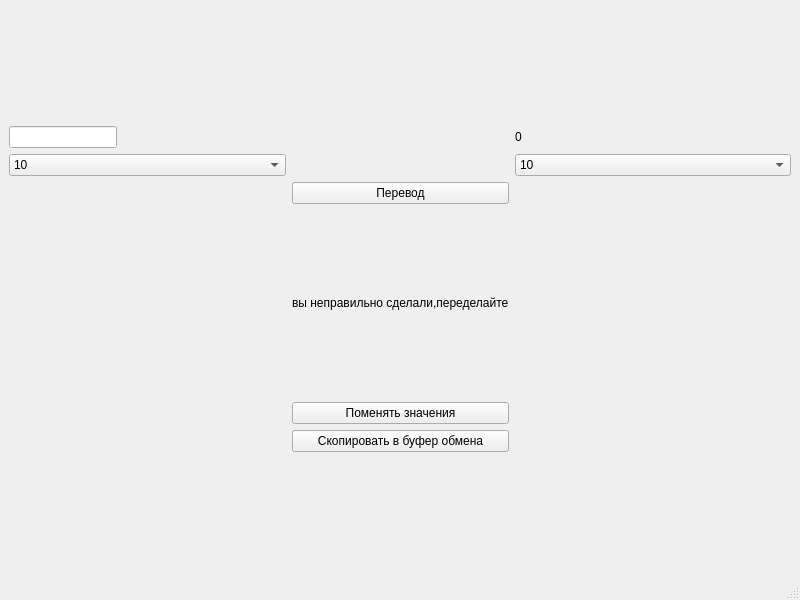
<?xml version="1.0" encoding="UTF-8"?>
<ui version="4.0">
 <class>MainWindow</class>
 <widget class="QMainWindow" name="MainWindow">
  <property name="geometry">
   <rect>
    <x>0</x>
    <y>0</y>
    <width>800</width>
    <height>600</height>
   </rect>
  </property>
  <property name="windowTitle">
   <string>MainWindow</string>
  </property>
  <widget class="QWidget" name="centralwidget">
   <layout class="QGridLayout" name="gridLayout">
    <item row="1" column="2">
     <widget class="QLabel" name="outputLabel">
      <property name="sizePolicy">
       <sizepolicy hsizetype="Minimum" vsizetype="Preferred">
        <horstretch>0</horstretch>
        <verstretch>0</verstretch>
       </sizepolicy>
      </property>
      <property name="text">
       <string>0</string>
      </property>
     </widget>
    </item>
    <item row="4" column="2">
     <spacer name="horizontalSpacer_3">
      <property name="orientation">
       <enum>Qt::Horizontal</enum>
      </property>
      <property name="sizeHint" stdset="0">
       <size>
        <width>250</width>
        <height>10</height>
       </size>
      </property>
     </spacer>
    </item>
    <item row="0" column="1">
     <spacer name="verticalSpacer">
      <property name="orientation">
       <enum>Qt::Vertical</enum>
      </property>
      <property name="sizeType">
       <enum>QSizePolicy::Minimum</enum>
      </property>
      <property name="sizeHint" stdset="0">
       <size>
        <width>20</width>
        <height>117</height>
       </size>
      </property>
     </spacer>
    </item>
    <item row="1" column="0">
     <widget class="QLineEdit" name="inputEdit">
      <property name="sizePolicy">
       <sizepolicy hsizetype="Maximum" vsizetype="Fixed">
        <horstretch>0</horstretch>
        <verstretch>0</verstretch>
       </sizepolicy>
      </property>
     </widget>
    </item>
    <item row="1" column="1">
     <spacer name="horizontalSpacer">
      <property name="orientation">
       <enum>Qt::Horizontal</enum>
      </property>
      <property name="sizeType">
       <enum>QSizePolicy::Maximum</enum>
      </property>
      <property name="sizeHint" stdset="0">
       <size>
        <width>40</width>
        <height>20</height>
       </size>
      </property>
     </spacer>
    </item>
    <item row="4" column="1">
     <widget class="QLabel" name="errorLabel">
      <property name="sizePolicy">
       <sizepolicy hsizetype="Preferred" vsizetype="Minimum">
        <horstretch>0</horstretch>
        <verstretch>0</verstretch>
       </sizepolicy>
      </property>
      <property name="text">
       <string>вы неправильно сделали,переделайте</string>
      </property>
     </widget>
    </item>
    <item row="6" column="1">
     <widget class="QPushButton" name="bufferButton">
      <property name="text">
       <string>Скопировать в буфер обмена</string>
      </property>
     </widget>
    </item>
    <item row="7" column="1">
     <spacer name="verticalSpacer_2">
      <property name="orientation">
       <enum>Qt::Vertical</enum>
      </property>
      <property name="sizeType">
       <enum>QSizePolicy::Minimum</enum>
      </property>
      <property name="sizeHint" stdset="0">
       <size>
        <width>20</width>
        <height>117</height>
       </size>
      </property>
     </spacer>
    </item>
    <item row="3" column="1">
     <widget class="QPushButton" name="translateButton">
      <property name="text">
       <string>Перевод</string>
      </property>
     </widget>
    </item>
    <item row="2" column="2">
     <widget class="QComboBox" name="comboBoxOutput">
      <item>
       <property name="text">
        <string>10</string>
       </property>
      </item>
      <item>
       <property name="text">
        <string>16</string>
       </property>
      </item>
      <item>
       <property name="text">
        <string>15</string>
       </property>
      </item>
      <item>
       <property name="text">
        <string>14</string>
       </property>
      </item>
      <item>
       <property name="text">
        <string>13</string>
       </property>
      </item>
      <item>
       <property name="text">
        <string>12</string>
       </property>
      </item>
      <item>
       <property name="text">
        <string>11</string>
       </property>
      </item>
      <item>
       <property name="text">
        <string>9</string>
       </property>
      </item>
      <item>
       <property name="text">
        <string>8</string>
       </property>
      </item>
      <item>
       <property name="text">
        <string>7</string>
       </property>
      </item>
      <item>
       <property name="text">
        <string>6</string>
       </property>
      </item>
      <item>
       <property name="text">
        <string>5</string>
       </property>
      </item>
      <item>
       <property name="text">
        <string>4</string>
       </property>
      </item>
      <item>
       <property name="text">
        <string>3</string>
       </property>
      </item>
      <item>
       <property name="text">
        <string>2</string>
       </property>
      </item>
     </widget>
    </item>
    <item row="2" column="0">
     <widget class="QComboBox" name="comboBoxInput">
      <item>
       <property name="text">
        <string>10</string>
       </property>
      </item>
      <item>
       <property name="text">
        <string>16</string>
       </property>
      </item>
      <item>
       <property name="text">
        <string>15</string>
       </property>
      </item>
      <item>
       <property name="text">
        <string>14</string>
       </property>
      </item>
      <item>
       <property name="text">
        <string>13</string>
       </property>
      </item>
      <item>
       <property name="text">
        <string>12</string>
       </property>
      </item>
      <item>
       <property name="text">
        <string>11</string>
       </property>
      </item>
      <item>
       <property name="text">
        <string>9</string>
       </property>
      </item>
      <item>
       <property name="text">
        <string>8</string>
       </property>
      </item>
      <item>
       <property name="text">
        <string>7</string>
       </property>
      </item>
      <item>
       <property name="text">
        <string>6</string>
       </property>
      </item>
      <item>
       <property name="text">
        <string>5</string>
       </property>
      </item>
      <item>
       <property name="text">
        <string>4</string>
       </property>
      </item>
      <item>
       <property name="text">
        <string>3</string>
       </property>
      </item>
      <item>
       <property name="text">
        <string>2</string>
       </property>
      </item>
     </widget>
    </item>
    <item row="4" column="0">
     <spacer name="horizontalSpacer_2">
      <property name="orientation">
       <enum>Qt::Horizontal</enum>
      </property>
      <property name="sizeHint" stdset="0">
       <size>
        <width>251</width>
        <height>10</height>
       </size>
      </property>
     </spacer>
    </item>
    <item row="5" column="1">
     <widget class="QPushButton" name="switchButton">
      <property name="text">
       <string>Поменять значения</string>
      </property>
     </widget>
    </item>
   </layout>
  </widget>
  <widget class="QMenuBar" name="menubar">
   <property name="geometry">
    <rect>
     <x>0</x>
     <y>0</y>
     <width>800</width>
     <height>36</height>
    </rect>
   </property>
  </widget>
  <widget class="QStatusBar" name="statusbar"/>
 </widget>
 <resources/>
 <connections/>
</ui>
